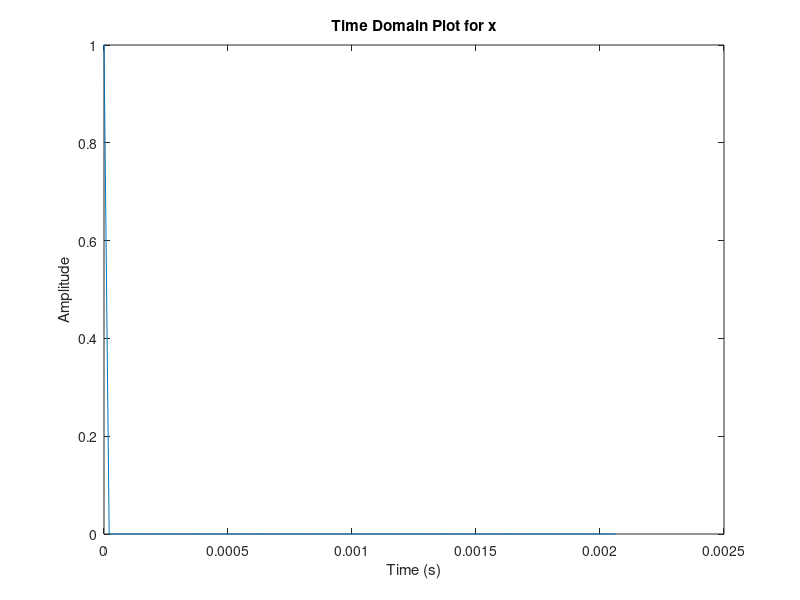
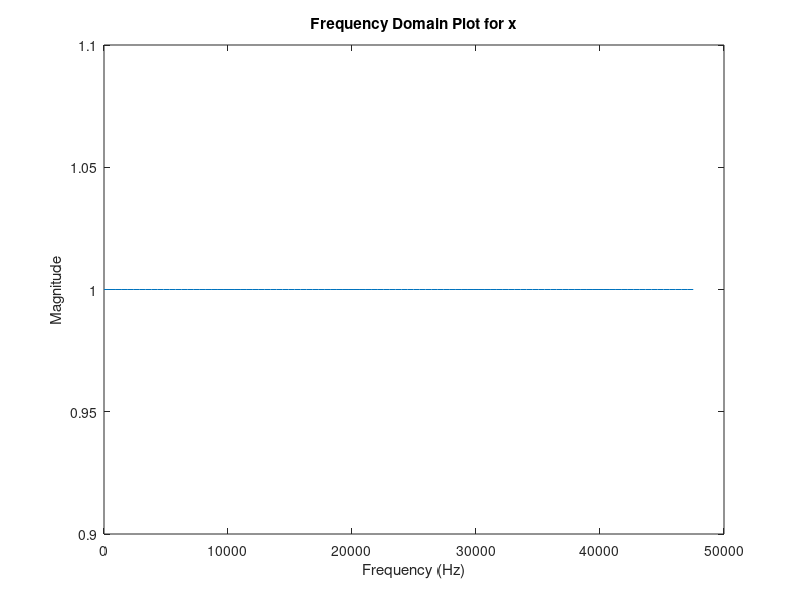
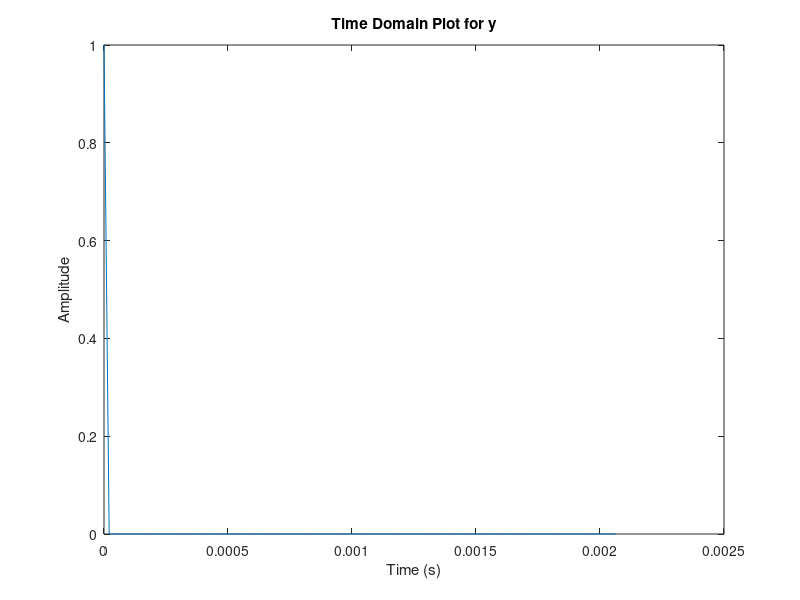
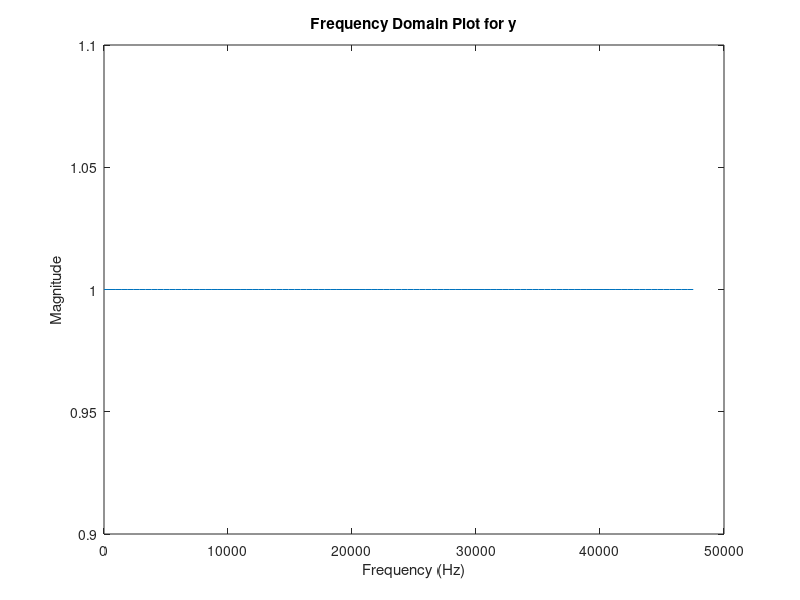

Reproduce these figures in MATLAB, in order.
%% Basic feedback delay
% This script was adapted and referenced from Tarr, (2019), Hack Audio.

%%
% import example audio file
%[x, Fs] = audioread( 'lordoftherings_fellowship.wav' );
x = zeros(100,1);

x(1) = 1;

Fs = 48000;

% set delay time (seconds)
delayTime = 750;

timeSec = delayTime/1000;

% cause the delay
delay = fix( timeSec * Fs);

% implement amplitude of delay signal
ampDelay = 0.5;

% Index each sample element of the signal to create the ouput
N = length(x); % length of input signal
y = zeros(N,1); % buffer

% loop through samples
for n = 1:N
    % check to ensure the values aren't negative
    if n < delay+1
        % if negative, pass the audio uneffected
        y( n,1 ) = x( n,1 );

    else
        % make the output signal (y) equal the input + the amplitdue
        % multiplying the delayed signal
        y( n,1 ) = x( n,1 ) + ( ampDelay ) * y( n-delay,1 );

    end

end


% output the audio
sound( y,Fs );

% Plotting x
figure;  % create new figure
t = (0:length(x)-1)/Fs;
plot(t,x);
xlabel('Time (s)');
ylabel('Amplitude');
title('Time Domain Plot for x');

% Plotting Frequency Spectrum of x
figure;  % create new figure
X = fft(x);
f = (0:length(X)-1)*Fs/length(X);
plot(f,abs(X));
xlabel('Frequency (Hz)');
ylabel('Magnitude');
title('Frequency Domain Plot for x');

% Repeat the same for y
% Plotting y
figure;  % create new figure
t = (0:length(y)-1)/Fs;
plot(t,y);
xlabel('Time (s)');
ylabel('Amplitude');
title('Time Domain Plot for y');

% Plotting Frequency Spectrum of y
figure;  % create new figure
Y = fft(y);
f = (0:length(Y)-1)*Fs/length(Y);
plot(f,abs(Y));
xlabel('Frequency (Hz)');
ylabel('Magnitude');
title('Frequency Domain Plot for y');
